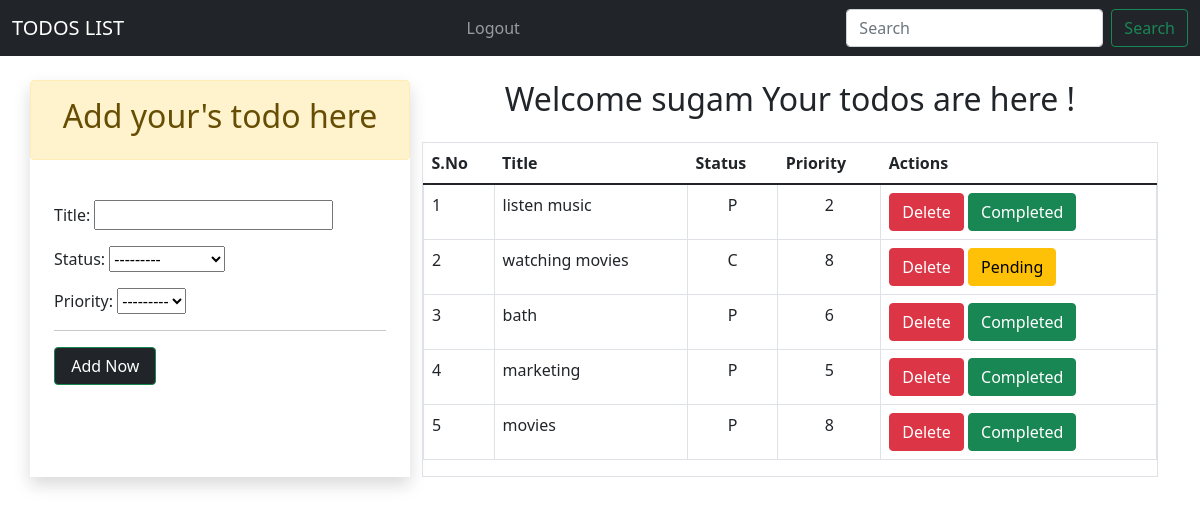
The app's page / (signed in) with its own data.
### app/models.py (models this page shows)
class TODOS_LIST(models.Model):
    status_choices = [
        ('C','COMPLETED'),
        ('P','PENDING'),
        ]
    priority_choices = [
        ('1','1️⃣'),
        ('2','2️⃣'),
        ('3','3️⃣'),
        ('4','4️⃣'),
        ('5','5️⃣'),
        ('6','6️⃣'),
        ('7','7️⃣'),
        ('8','8️⃣'),
        ('9','9️⃣'),
        ('10','🔟'),
        ]
    title = models.CharField(max_length=60)
    status = models.CharField(max_length=2 , choices=status_choices)
    user = models.ForeignKey(User , on_delete=models.CASCADE)
    date = models.DateTimeField(auto_now_add=True)
    priority = models.CharField(max_length=10 , choices=priority_choices)

### app/views.py (the view)
# urls.py: path('',home,name="home"),
@login_required(login_url='login')
def home(request):
    if request.user.is_authenticated:
        user = request.user
        form = TODOForm()
        todos = TODOS_LIST.objects.filter(user = user)
        return render(request,'index.html', context={'form': form , 'todos':todos})

### app/forms.py
class TODOForm(ModelForm):
    class Meta:
        model = TODOS_LIST
        fields = ['title','status','priority']

### app/templates/index.html (shortened to what this page needs)
{% extends 'base.html' %}
  {% block content %}
  <div class="container pt-4">
    <div class="row">
    <div class="col-lg-4 mx-auto shadow p-0">
      <div class="alert alert-warning">
        <h2 class="text-center"> Add your's todo here </h2>
      </div>
      <div class="p-4">
        <form action="/add-todo/" method="POST">
          {{form.as_p}}
          <hr>
      <input type="submit"  value=" Add Now " class="btn btn-dark text-white btn-outline-success">
        </form>
      </div>
    </div>
    <div class="col">
      <h2 class="text-center pb-3"> Welcome {{user}} Your todos are here !</h2>
      <div class="">
        <div class="border">
          <table class="table ">
            <thead>
              <tr>
                <th>S.No</th>
                <th>Title</th>
                <th>Status</th>
                <th>Priority</th>
                <th>Actions</th>
              </tr>
            </thead>
            <tbody>
                {% for todo in todos %}
                <tr class="border">
                <td  class="border">{{forloop.counter}}</td>
                <td  class="border">{{todo.title}}</td>
                <td class="border text-center">{{todo.status}}</td>
                <td class="border text-center">{{todo.priority}}</td>
                <td  class="border ">
                  <a href="/delete-todo/{{todo.id}}" class="btn btn-danger">Delete</a>
                  {% if todo.status == 'P' %}
                  <a href="/change-status/{{todo.id}}/C" class="btn btn-success">Completed</a>
                  {% else %}
                  <a href="/change-status/{{todo.id}}/P" class="btn btn-warning">Pending  </a>
                  {% endif %}
                </td>
                {% endfor %}
              </tr>
            </tbody>
          </table>
        </div>
      </div>
    </div>
  </div>
  {% endblock %}

### app/templates/base.html (shortened to what this page needs)
<!doctype html>
<html lang="en">
<head>
    <link href="https://cdn.jsdelivr.net/npm/bootstrap@5.1.3/dist/css/bootstrap.min.css" rel="stylesheet">
</head>
<body>
<nav class="navbar navbar-expand-lg  navbar navbar-dark bg-dark">
    <div class="container-fluid">
      <div class="collapse navbar-collapse" id="navbarTogglerDemo01">
        <a class="navbar-brand" href="/">TODOS LIST</a>
        <ul class="navbar-nav m-lg-auto mb-2 text-end">
         {% if request.user.is_authenticated %}
         <li class="nav-item">
            <a class="nav-link" href="/logout">Logout</a>
          </li>
          {% endif %}
        </ul>
        <form class="d-flex">
          <input class="form-control me-2" type="search" placeholder="Search" aria-label="Search">
          <button class="btn btn-outline-success" type="submit">Search</button>
        </form>
      </div>
    </div>
  </nav>
    {% block content %}
    {% endblock %}
</body>
</html>

### records on screen
TODOS_LIST: title "listen music", status "P", priority "2"
TODOS_LIST: title "watching movies", status "C", priority "8"
TODOS_LIST: title "bath", status "P", priority "6"
TODOS_LIST: title "marketing", status "P", priority "5"
TODOS_LIST: title "movies", status "P", priority "8"

### other values on screen
{{ user }} "sugam"
